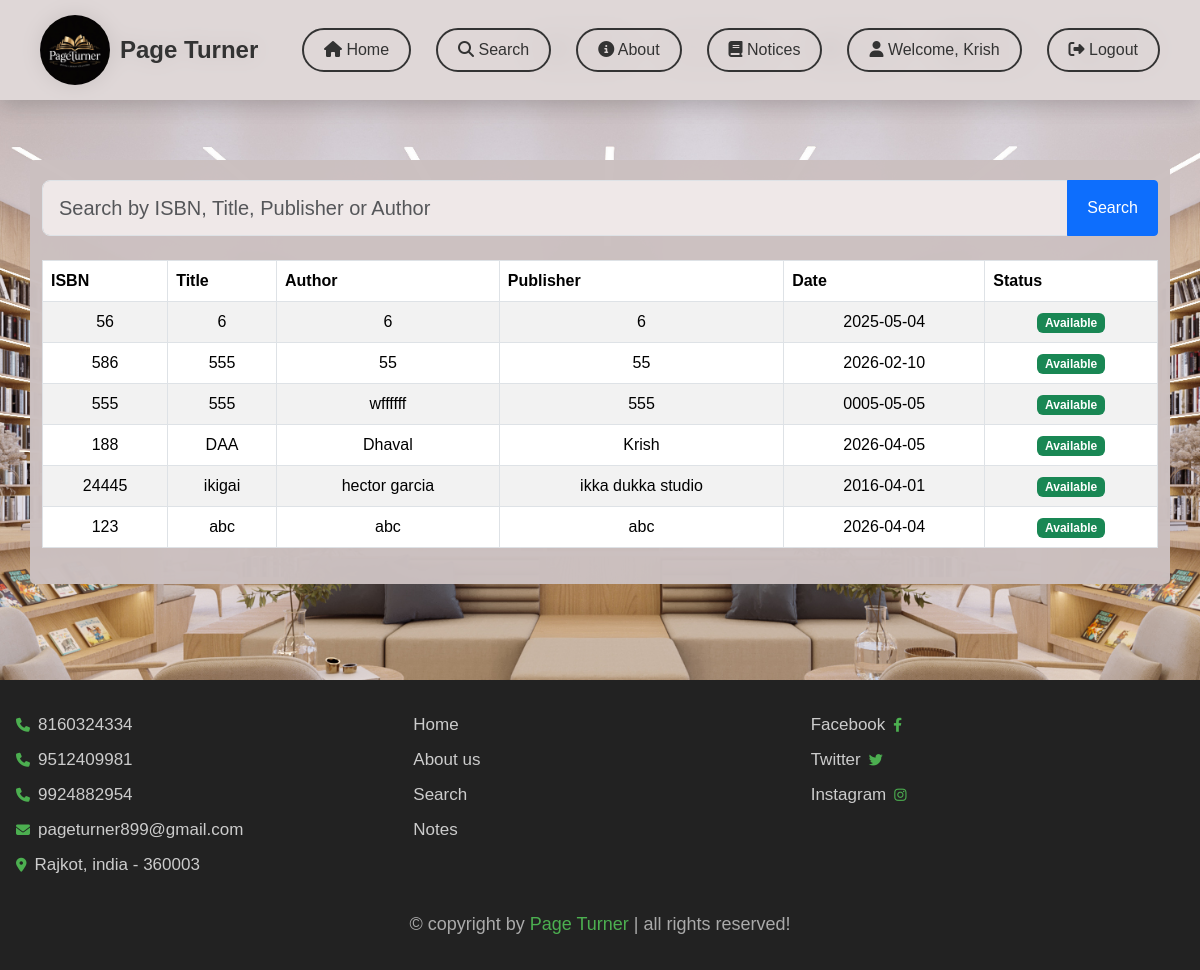
The page /search.php (signed in) on the database its author committed.
### tables this page shows
CREATE TABLE `books` (
  `id` int(11) NOT NULL,
  `isbn` varchar(20) NOT NULL,
  `title` text NOT NULL,
  `author` varchar(150) NOT NULL,
  `publisher` varchar(150) NOT NULL,
  `publish_date` date NOT NULL,
  `status` tinyint(1) NOT NULL DEFAULT 1
);

### search.php (the view, shortened to what this page needs)
<?php
include 'components/connect.php';
$search = '';
$books = [];
try {
    if(isset($_GET['search']) && $_GET['search'] !== ''){
        $search = trim($_GET['search']);
        $stmt = $conn->prepare("
            SELECT * FROM books
            WHERE publisher LIKE :search
            OR isbn LIKE :search
            OR title LIKE :search
            OR author LIKE :search
        ");
        $like = "%$search%";
        $stmt->bindParam(':search',$like,PDO::PARAM_STR);
        $stmt->execute();
    } else {
        $stmt = $conn->prepare("SELECT * FROM books");
        $stmt->execute();
    }
    $books = $stmt->fetchAll(PDO::FETCH_ASSOC);
} catch(PDOException $e){
    echo "Database Error: ".$e->getMessage();
}
?>
<!DOCTYPE html>
<html lang="en">
<head>
<link rel="stylesheet" href="bower_components/bootstrap/dist/css/bootstrap.min.css">
</head>
<body>
<?php include 'components/headerr.php'; ?>
<div class="container">
<form method="GET" id="searchForm" novalidate>
    <div class="input-group input-group-lg">
        <input type="text" id="search" name="search" class="form-control"
        placeholder="Search by ISBN, Title, Publisher or Author"
        value="<?= htmlspecialchars($search); ?>">
        <span class="input-group-btn">
            <button class="btn btn-primary" type="submit">Search</button>
        </span>
    </div>
</form>
<br>
<table class="table table-bordered table-striped">
<thead>
<tr>
    <th>ISBN</th>
    <th>Title</th>
    <th>Author</th>
    <th>Publisher</th>
    <th>Date</th>
    <th>Status</th>
</tr>
</thead>
<tbody>
<?php if(!empty($books)): ?>
    <?php foreach($books as $row): ?>
    <tr>
        <td><?= htmlspecialchars($row['isbn']); ?></td>
        <td><?= htmlspecialchars($row['title']); ?></td>
        <td><?= htmlspecialchars($row['author']); ?></td>
        <td><?= htmlspecialchars($row['publisher']); ?></td>
        <td><?= htmlspecialchars($row['publish_date']); ?></td>
        <td>
            <?php if($row['status'] == 1): ?>
                <span class="badge bg-success">Available</span>
            <?php else: ?>
                <span class="badge bg-danger">Not Available</span>
            <?php endif; ?>
        </td>
    </tr>
    <?php endforeach; ?>
<?php else: ?>
    <tr>
        <td colspan="6" class="text-center">No results found</td>
    </tr>
<?php endif; ?>
</tbody>
</table>
</div>
<br><br><br><br>
<?php include 'components/footer.php'; ?>
</body>
</html>

### search.php (style rules this page uses)
body { background:url("img/backgroundd.jpg") no-repeat center center fixed; background-size:cover; font-family:Arial,sans-serif; }
.container { background:#cbc0c0fa; padding:20px; margin-top:50px; border-radius:5px; }
.input-group input { border-radius:4px 0 0 4px; background-color:#f0eaeaf9; }
.input-group button { padding:15px 19px; border-radius:0 4px 4px 0; }
table { background:#d8cacaf5; }
th { background-color:#007bff; color:white; text-align:center; }
td { text-align:center; }

### components/headerr.php (style rules this page uses)
body { margin: 0; padding: 0; padding-top: 110px; font-family: Arial, sans-serif; }

### rows shown on the page
books: isbn "56", title "6", author "6", publisher "6", publish_date "2025-05-04", status "Available"
books: isbn "586", title "555", author "55", publisher "55", publish_date "2026-02-10", status "Available"
books: isbn "555", title "555", author "wffffff", publisher "555", publish_date "0005-05-05", status "Available"
books: isbn "188", title "DAA", author "Dhaval", publisher "Krish", publish_date "2026-04-05", status "Available"
books: isbn "24445", title "ikigai", author "hector garcia", publisher "ikka dukka studio", publish_date "2016-04-01", status "Available"
books: isbn "123", title "abc", author "abc", publisher "abc", publish_date "2026-04-04", status "Available"
